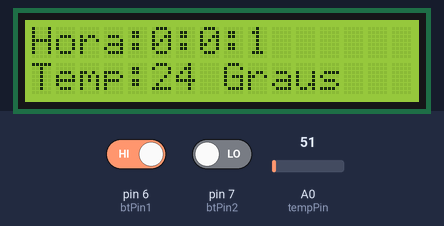
The sketch below on a simulated Arduino Uno, built with avr-gcc and run on an emulated ATmega328P. Parts: 16×2 character LCD. Inputs (shaded band) come from the test bench; at power-on: pin 6 (btPin1) HIGH, A0 (tempPin) = 51, pin 7 (btPin2) LOW. What the sketch prints to the serial monitor is not drawn.

Above: at 1.2 s.
1.3 s: pin 6 (btPin1) driven LOW
At 3.64 s:
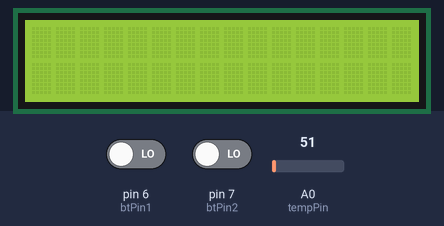
4.3 s: A0 (tempPin) set to 23
At 5.48 s:
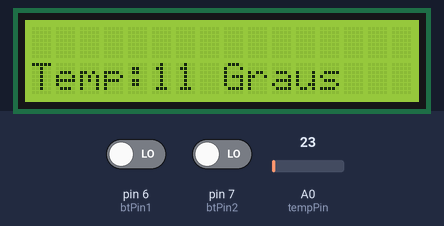
6.3 s: A0 (tempPin) set to 18
At 7.57 s:
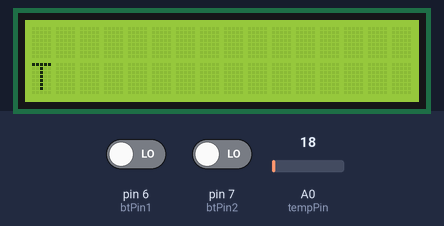
9.3 s: pin 7 (btPin2) driven HIGH
12.3 s: pin 6 (btPin1) driven HIGH
At 13.2 s:
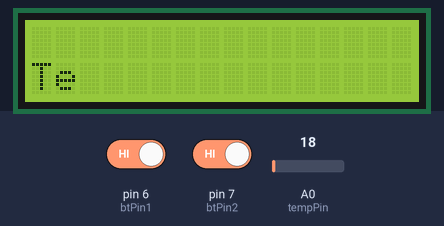
15.3 s: pin 6 (btPin1) driven LOW
At 15.39 s:
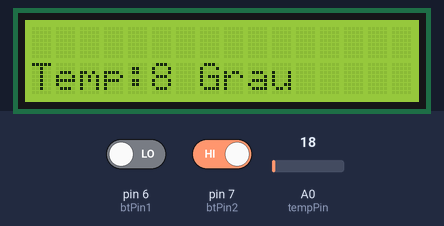

The sketch:

A2-Mutex.ino
```cpp
//Foi implementado Mutex no ajuste de hora do projeto, agora ao ajustar a hora todas as outras tarefas estarão suspensas até a operação seja finalizada.

#include <Arduino_FreeRTOS.h>
#include <LiquidCrystal.h>
#include <semphr.h>

LiquidCrystal lcd(12, 11, 5, 4, 3, 2);

SemaphoreHandle_t xSemaphore  = NULL;  //Cria Mutex do tipo semaforo na biblioteca FreeRTOS

//Pinagem
#define btPin1 6
#define btPin2 7
#define tempPin A0

//Variáveis Auxiliares
int count = 0;
int val1, val2;

//Temperatura
int tempC;
int tempMed;
int temperatura;

//Tempo
int h=0;
int m;
int s;

// define as tarefas
void ajustarHora(void *pvParameters);
void mostrarTemperatura(void *pvParameters);
void mostrarHora(void *pvParameters);


void setup() {

  xTaskCreate(
    mostrarHora
    ,  (const portCHAR *)"mostrarHora"
    ,  128
    ,  NULL
    ,  1  // prioridade 1
    ,  NULL );

  xTaskCreate(
      mostrarTemperatura
      ,  (const portCHAR *)"mostrarTemperatura"
      ,  128 // This stack size can be checked & adjusted by reading Highwater
      ,  NULL
      ,  2  // prioridade 2
      ,  NULL );


  xTaskCreate(
    ajustarHora
    ,  (const portCHAR *)"ajustarHora"
    ,  128  // Stack size
    ,  NULL
    ,  3  // prioridade 3
    ,  NULL );
  // Configurações para que as tarefas rodem concorrentemente


  //Cria o mutex
  xSemaphore = xSemaphoreCreateMutex();


  Serial.begin(9600);
}

void loop()
{
  // Vazio
}

/*---------------------- Tarefas ---------------------*/

// Ajustar Hora
void ajustarHora(void *pvParameters){

  (void) pvParameters;

  pinMode(btPin1, INPUT);
  pinMode(btPin2, INPUT);
  lcd.begin(16, 2);

  for (;;) // Loop para tarefa número 1
  {

  val1 = digitalRead(btPin1);

  if (val1 == LOW) {
    if( xSemaphore != NULL ) {  //Testa se o semaforo foi criado
    if( xSemaphoreTake( xSemaphore, ( TickType_t ) 10 ) == pdTRUE ) { //Checa se está livre
      m = m + 1;
      Serial.println(val1);
      lcd.clear();
      xSemaphoreGive( xSemaphore );  //Libera as outras threads
  }
  }
  }

  val2 = digitalRead(btPin2);

  if (val2 == HIGH) {
    if( xSemaphore != NULL ) {  //Testa se o semaforo foi criado
    if( xSemaphoreTake( xSemaphore, ( TickType_t ) 10 ) == pdTRUE ) { //Checa se está livre
      h = h + 1;
      Serial.println(h);
      lcd.clear();
      xSemaphoreGive( xSemaphore );  //Libera as outras threads
  }
  }
  }

  if(s==60){
   s=0;
   m=m+1;
  }
  if(m==60)
  {
   m=0;
   h=h+1;
  }

  if(h==24)
  {
   h=0;
  }

    vTaskDelay(1);
  }
}

// Mostrar Hora
void mostrarHora(void *pvParameters){

  (void) pvParameters;

  for (;;) // Loop para tarefa número 2
  {

  s=s+1;

  delay(1000); // Delay de 1 segundo

  if(s==60){
   s=0;
   m=m+1;
  }
  if(m==60)
  {
   m=0;
   h=h+1;
  }

  if(h==24)
  {
   h=0;
  }
   //Imprime do display LCD
  lcd.setCursor(0, 0);
  lcd.print("Hora:");lcd.print(h, 10);
  lcd.print(":"); lcd.print(m, 10);
  lcd.print(":");lcd.print(s, 10);

  vTaskDelay(1);
}
}

// Mostrar Temperatura
void mostrarTemperatura(void *pvParameters){

  (void) pvParameters;

  for (;;) // Loop para tarefa número 3
  {
    tempC = leitura_LM35(); // Leitura a partir da função de amostragem
    // Imprime no display de LCD
    lcd.setCursor(0, 1);
    lcd.print("Temp:"); lcd.print(tempC, 10); lcd.print(" Graus");
    vTaskDelay(1);
  }
}

//Leitura da porta análogica através de amostragem
int leitura_LM35(){

  pinMode(tempPin, INPUT);

  tempMed=0;
  int i;
  int amostragem = 100;

  for(i=0; i<amostragem; i++){
    temperatura = (float(analogRead(tempPin))*5/(1023))/0.01;
    tempMed = tempMed + temperatura;
  }
  tempMed = tempMed/amostragem;
  return tempMed;
}
```

Measured:
- the behaviour switches between 21 and 20 on A0 (tempPin) (found by bisection; images 2 and 3)
- after the input at 1.3 s, the display: changes at once (image 1)
- after the input at 4.3 s, the display: changes after 0.19 s (image 2)
- after the input at 6.3 s, the display: first changes after 0.08 s (image 3 shows a later state)
- after the input at 15.3 s, the display: changes after 0.05 s (image 5)
- what the display in image 1 shows lasts 0.5 s, from 3.4 s to 3.9 s
